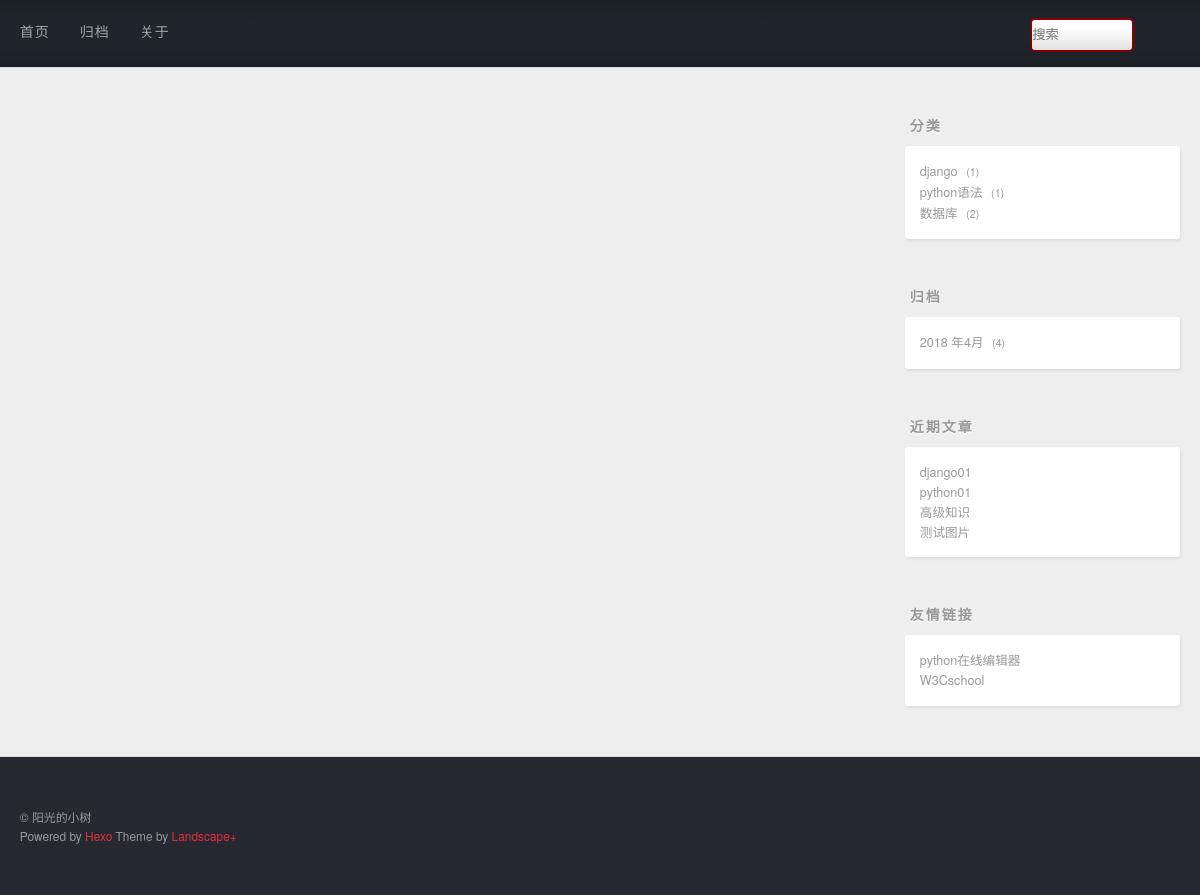
The app's page /search/ with its own data.
### mypost/models.py (models this page shows, shortened)
class Zhonglei(models.Model):
    name=models.CharField(max_length=20,unique=True)

class Post(models.Model):
    title=models.CharField(max_length=20,verbose_name='题目')
    decs =RichTextUploadingField(verbose_name='描述')
    content=models.TextField(verbose_name='描述',null=True,blank=True,default='非必须项')
    created=models.DateField(auto_now_add=True,verbose_name='创建时间')
    modified=models.DateField(auto_now=True,verbose_name='修改')
    zhonglei=models.ForeignKey(Zhonglei,verbose_name='种类')
    biaoqian=models.ManyToManyField(Biaoqian,verbose_name='标签')

### mypost/views.py (the view)
# urls.py: url(r'^search/$',views.search_view),
def search_view(request):
    from haystack.models import SearchResult
    from haystack.query import SearchQuerySet ,SQ
    keywords=request.GET.get('q','')
    from django.core.paginator import Paginator
    pagenitor=Paginator(SearchQuerySet().filter(SQ(title = keywords)|SQ(content = keywords)).all(), 10)
    page = pagenitor.page(1)
    posts = []
    for result in page.object_list:
        posts.append(result.object)
    print  posts
    return render(request,'archive.html',{'posts':posts})

### mypost/quanjushanxiawen.py (called while the page is built)
def slider_context(request):
    context={}
    context['category']=Post.objects.values('zhonglei','zhonglei__name').annotate(count = Count('*'))
    archive = Post.objects.values('created').order_by('-created')
    context['archive']=archive
    context['recent']=Post.objects.order_by('-created').all()[:5]
    return context

### mypost/templates/archive.html (shortened to what this page needs)
{% extends 'blogbase.html' %}

### templates/blogslider.html
<aside id="sidebar">
  <div class="widget-wrap">
    <h3 class="widget-title">分类</h3>
    <div class="widget">
      <ul class="category-list">
          {% for cate in category %}
              <li class="category-list-item">
              <a class="category-list-link" href="/category/{{ cate.zhonglei }}">{{ cate.zhonglei__name }}</a>
              <span class="category-list-count">{{ cate.count }}</span>
          </li>
          {% endfor cate %}
      </ul>
      </div>
  </div>
  <div class="widget-wrap">
    <h3 class="widget-title">归档</h3>
    <div class="widget">
      <ul class="archive-list">
           {% regroup archive by created.year as year_group  %}
          {% for year in year_group %}
              {%  regroup year.list by created.month  as month_group %}
                  {% for month in month_group %}
          <li class="archive-list-item">
                      <a class="archive-list-link" href="/archive/{{ year.grouper }}/{{month.grouper}}">{{ year.grouper  }} 年{{ month.grouper }}月</a>
              <span class="archive-list-count">{{ month.list|length }}</span>
          </li>{% endfor  %}
       {% endfor %}
      </ul>
    </div>
  </div>
  <div class="widget-wrap">
    <h3 class="widget-title">近期文章</h3>
    <div class="widget">
      <ul>
         {% for p in recent %}
              <li>
            <a href="/post/details/{{ p.id }}" target="_blank">{{ p.title }}</a>
          </li>
          {% endfor %}
      </ul>
    </div>
  </div>
  <div class="widget-wrap">
    <h3 class="widget-title">友情链接</h3>
    <div class="widget">
      <ul>
          <li>
            <a href="https://c.runoob.com/compile/6" target="_blank">python在线编辑器</a>
          </li>
          <li>
            <a href="https://www.w3cschool.cn/python/" target="_blank">W3Cschool</a>
          </li>
      </ul>
    </div>
  </div>
</aside>

### staticfile/css/style.css (style rules this page uses)
body { zoom: 1; width: 100%; }
body:before, body:after { content: ""; display: table; }
body:after { clear: both; }
html, body, div, span, applet, object, iframe, h1, h2, h3, h4, h5, h6, p, blockquote, pre, a, abbr, acronym, address, big, cite, code, del, dfn, em, img, ins, kbd, q, s, samp, small, strike, strong, sub, sup, tt, var, dl, dt, dd, ol, ul, li, fieldset, form, label, legend, table, caption, tbody, tfoot, thead, tr, th, td { margin: 0; padding: 0; border: 0; outline: 0; font-weight: inherit; font-style: inherit; font-family: inherit; font-size: 100%; vertical-align: baseline; }
body { line-height: 1; color: #000; background: #fff; }
ol, ul { list-style: none; }
html, body, #container { height: 100%; }
body { background: #eee; font: 14px/1.6em "微软雅黑", "Microsoft Yahei", "Droid Sans", Helvetica Neue, Helvetica, Arial, sans-serif; -webkit-text-size-adjust: 100%; }
.article-date, .article-category-link, .archive-year, .widget-title { text-decoration: none; text-transform: uppercase; letter-spacing: 2px; color: #999; margin-bottom: 1em; margin-left: 5px; line-height: 1em; text-shadow: 0 1px #fff; font-weight: bold; }
.article-entry ul, .widget ul, .article-entry ol, .widget ol, .article-entry dl, .widget dl { margin: 0 20px; line-height: 1.6em; }
.article-entry ul, .widget ul { list-style: disc; }
@media screen and (min-width: 768px) { #sidebar { display: inline; float: left; width: 23.3333333333333%; margin: 0 0.8333333333333%; } }
.widget-wrap { margin: 50px 0; }
.widget { color: #777; text-shadow: 0 1px #fff; background: #fff; -webkit-box-shadow: 1px 2px 3px #ddd; box-shadow: 1px 2px 3px #ddd; padding: 15px; -webkit-border-radius: 3px; border-radius: 3px; }
.widget a { color: #999; text-decoration: none; }
.widget { line-height: 1.6em; word-wrap: break-word; font-size: 0.9em; }
.widget ul, .widget ol { list-style: none; margin: 0; }
.category-list-count, .tag-list-count, .archive-list-count { padding-left: 5px; color: #999; font-size: 0.85em; }
.category-list-count:before, .tag-list-count:before, .archive-list-count:before { content: "("; }
.category-list-count:after, .tag-list-count:after, .archive-list-count:after { content: ")"; }

### records on screen
Zhonglei: zhonglei__name "django", count "1"
Zhonglei: zhonglei__name "python语法", count "1"
Zhonglei: zhonglei__name "数据库", count "2"
Post: title "django01"
Post: title "python01"
Post: title "高级知识"
Post: title "测试图片"

### other values on screen
{{ year.grouper }} "2018"
{{ month.grouper }} "4"
{{ month.list|length }} "4"
